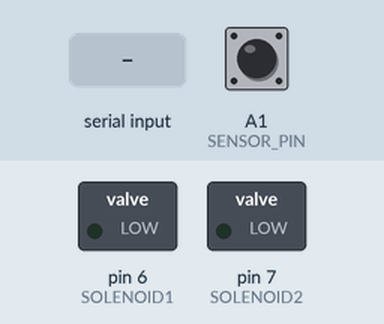
Simulated run of this sketch. Board: Arduino Uno, built with avr-gcc and run on an emulated ATmega328P. Shown: switched loads named in the sketch (green lamp = pin HIGH). Dashed ring = blinking. Inputs (shaded band) come from the test bench; at power-on: A1 (SENSOR_PIN) HIGH. EEPROM starts erased; what the sketch prints to the serial monitor is not drawn.

Above: at 2.7 s.
2.8 s: A1 (SENSOR_PIN) driven LOW
At 3.08 s:
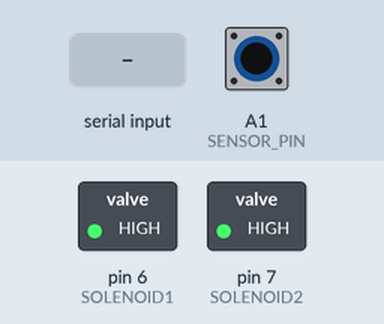
4.7 s: "S" received over Serial
6.2 s: "t90\n" received over Serial
At 7.2 s:
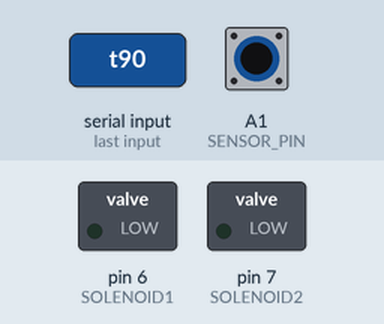
7.9 s: "d90\n" received over Serial
9.4 s: A1 (SENSOR_PIN) driven HIGH
10.9 s: A1 (SENSOR_PIN) pulsed LOW 5 times (0.12 s each, 0.3 s apart)
At 11.5 s:
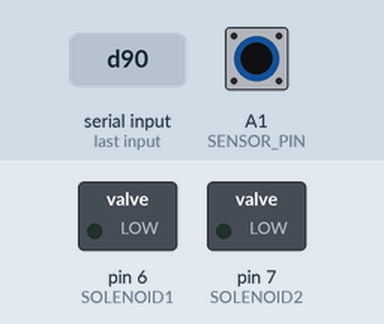
Timing chart, 0 to 13.9 s (numbered marks = the images above; inputs shaded):
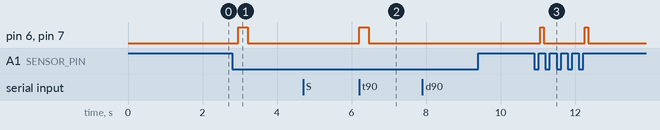

Measured:
- after the input at 2.8 s, pin 6 (SOLENOID1), pin 7 (SOLENOID2): LOW → HIGH after 0.16 s, → LOW 0.26 s later
- after the input at 4.7 s, every drawn part: stays the same
- after the input at 6.2 s, pin 6 (SOLENOID1), pin 7 (SOLENOID2): LOW → HIGH at once, → LOW 0.26 s later
- after the input at 7.9 s, every drawn part: stays the same
- after the input at 9.4 s, every drawn part: stays the same
- after the input at 10.9 s, pin 6 (SOLENOID1), pin 7 (SOLENOID2): alternates HIGH for 0.09 s and LOW for 1.1 s, 4 changes in all, then stays LOW, starting after 0.16 s

The sketch:

color_sorting_calibration.ino
```cpp
/*
 * IR Sensor Controlled Solenoids
 *
 * When FC-51 sensor detects an object:
 * - Fires both solenoids simultaneously
 * - Adjustable pulse duration
 * - Debounce to prevent multiple triggers
 *
 * Hardware:
 * - FC-51 OUT → Pin A0 (or your chosen pin)
 * - Solenoid 1 → Pin 6
 * - Solenoid 2 → Pin 7
 */

#include <EEPROM.h>

// ===== PIN DEFINITIONS =====
const int SENSOR_PIN = A1;        // FC-51 output pin
const int SOLENOID1 = 6;          // Solenoid 1 control
const int SOLENOID2 = 7;          // Solenoid 2 control

// ===== SENSOR CONFIGURATION =====
const bool SENSOR_ACTIVE_LOW = true;  // true = LOW means object detected (most FC-51)
                                      // false = HIGH means object detected

// ===== SOLENOID CONFIGURATION =====
int pulseDuration = 300;           // How long solenoids fire (milliseconds)
const int MAX_PULSE_MS = 1000;     // Safety limit - never exceed 1 second
const int MIN_COOLDOWN_MS = 500;   // Minimum time between detections

// ===== DEBOUNCE SETTINGS =====
const unsigned long DEBOUNCE_DELAY = 50;    // Debounce time (milliseconds)
const unsigned long RETRIGGER_DELAY = 1000; // Wait before detecting again (milliseconds)

// ===== PROGRAM VARIABLES =====
bool lastSensorState = HIGH;       // Previous sensor reading
bool stableSensorState = HIGH;     // Debounced sensor reading
unsigned long lastDebounceTime = 0;
unsigned long lastFireTime = 0;
bool objectDetected = false;
int detectionCount = 0;

// ===== EEPROM ADDRESSES =====
const int EEPROM_PULSE_ADDR = 0;   // Store pulse duration in EEPROM

void setup() {
  Serial.begin(9600);

  // Configure pins
  pinMode(SENSOR_PIN, INPUT_PULLUP);  // Enable internal pull-up
  pinMode(SOLENOID1, OUTPUT);
  pinMode(SOLENOID2, OUTPUT);

  // Start with solenoids off
  digitalWrite(SOLENOID1, LOW);
  digitalWrite(SOLENOID2, LOW);

  // Load saved pulse duration from EEPROM
  int savedDuration = EEPROM.read(EEPROM_PULSE_ADDR);
  if (savedDuration >= 50 && savedDuration <= MAX_PULSE_MS) {
    pulseDuration = savedDuration;
  }

  printHeader();
  delay(1000);
}

void loop() {
  // Read sensor with debouncing
  int rawReading = digitalRead(SENSOR_PIN);

  // Debounce logic
  if (rawReading != lastSensorState) {
    lastDebounceTime = millis();
  }

  if ((millis() - lastDebounceTime) > DEBOUNCE_DELAY) {
    if (rawReading != stableSensorState) {
      stableSensorState = rawReading;

      // Check if object detected based on polarity
      if (isObjectDetected(stableSensorState)) {
        onObjectDetected();
      } else {
        onObjectCleared();
      }
    }
  }

  lastSensorState = rawReading;

  // Handle serial commands
  if (Serial.available()) {
    handleSerialCommand();
  }

  // Small delay for stability
  delay(10);
}

// Check if sensor indicates object detected
bool isObjectDetected(int reading) {
  if (SENSOR_ACTIVE_LOW) {
    return (reading == LOW);
  } else {
    return (reading == HIGH);
  }
}

// Called when object is detected
void onObjectDetected() {
  // Prevent rapid re-triggering
  if (millis() - lastFireTime < RETRIGGER_DELAY) {
    Serial.println("Object detected - ignoring (cooldown active)");
    return;
  }

  detectionCount++;
  lastFireTime = millis();

  Serial.println("");
  Serial.println("========================================");
  Serial.print("🔴 OBJECT DETECTED! (Detection #");
  Serial.print(detectionCount);
  Serial.println(")");
  Serial.print("   Firing solenoids for ");
  Serial.print(pulseDuration);
  Serial.println("ms");
  Serial.println("========================================");

  // Fire both solenoids simultaneously
  fireBothSolenoids(pulseDuration);
}

// Called when object is cleared (no longer detected)
void onObjectCleared() {
  Serial.println("🟢 PATH CLEAR - No object detected");
}

// Fire both solenoids at the exact same time
void fireBothSolenoids(int duration) {
  // Enforce maximum pulse duration (safety)
  if (duration > MAX_PULSE_MS) {
    duration = MAX_PULSE_MS;
    Serial.print("Duration limited to max: ");
    Serial.println(MAX_PULSE_MS);
  }

  // Turn BOTH on at the same time
  digitalWrite(SOLENOID1, HIGH);
  digitalWrite(SOLENOID2, HIGH);

  // Optional: Use direct port access for true simultaneity
  // PORTD |= (1 << 6) | (1 << 7);  // For pins 6 and 7 on PORTD

  // Wait for pulse duration
  delay(duration);

  // Turn BOTH off at the same time
  digitalWrite(SOLENOID1, LOW);
  digitalWrite(SOLENOID2, LOW);

  // PORTD &= ~((1 << 6) | (1 << 7));  // Direct port off
}

// Test fire solenoids (for testing without sensor)
void testFireSolenoids(int duration) {
  Serial.print("Test firing solenoids for ");
  Serial.print(duration);
  Serial.println("ms");
  fireBothSolenoids(duration);
}

// Print startup header
void printHeader() {
  Serial.println("========================================");
  Serial.println("   IR Sensor Controlled Solenoids");
  Serial.println("========================================");
  Serial.println("");
  Serial.print("Sensor pin: A0 (Physical pin 23)");
  Serial.print(" | Polarity: ");
  Serial.println(SENSOR_ACTIVE_LOW ? "Active LOW" : "Active HIGH");
  Serial.print("Solenoid 1: Pin ");
  Serial.println(SOLENOID1);
  Serial.print("Solenoid 2: Pin ");
  Serial.println(SOLENOID2);
  Serial.print("Current pulse duration: ");
  Serial.print(pulseDuration);
  Serial.println("ms");
  Serial.println("");
  Serial.println("--- Commands ---");
  Serial.println("  t     - Test fire solenoids");
  Serial.println("  d###  - Set pulse duration (e.g., d300 for 300ms)");
  Serial.println("  s     - Show current status");
  Serial.println("  r     - Reset detection counter");
  Serial.println("  h     - Show this help");
  Serial.println("");
  Serial.println("Place an object in front of the sensor to fire solenoids");
  Serial.println("========================================");
  Serial.println("");
}

// Handle serial commands
void handleSerialCommand() {
  char cmd = Serial.read();

  switch(cmd) {
    case 't':
    case 'T':
      Serial.println(">>> TEST MODE <<<");
      testFireSolenoids(pulseDuration);
      break;

    case 'd':
    case 'D':
      {
        int newDuration = Serial.parseInt();
        if (newDuration >= 50 && newDuration <= MAX_PULSE_MS) {
          pulseDuration = newDuration;
          EEPROM.update(EEPROM_PULSE_ADDR, pulseDuration);
          Serial.print("Pulse duration set to: ");
          Serial.print(pulseDuration);
          Serial.println("ms (saved to EEPROM)");
        } else {
          Serial.print("Invalid duration. Use 50-");
          Serial.print(MAX_PULSE_MS);
          Serial.println("ms");
        }
      }
      break;

    case 's':
    case 'S':
      Serial.println("--- Status ---");
      Serial.print("Sensor reading: ");
      int reading = digitalRead(SENSOR_PIN);
      Serial.println(reading == HIGH ? "HIGH" : "LOW");
      Serial.print("Object detected: ");
      Serial.println(isObjectDetected(reading) ? "YES" : "NO");
      Serial.print("Detection count: ");
      Serial.println(detectionCount);
      Serial.print("Pulse duration: ");
      Serial.print(pulseDuration);
      Serial.println("ms");
      Serial.print("Time since last fire: ");
      Serial.print(millis() - lastFireTime);
      Serial.println("ms");
      break;

    case 'r':
    case 'R':
      detectionCount = 0;
      Serial.println("Detection counter reset");
      break;

    case 'h':
    case 'H':
      printHeader();
      break;

    default:
      break;
  }

  // Clear any remaining serial buffer
  while (Serial.available()) {
    Serial.read();
  }
}
```
